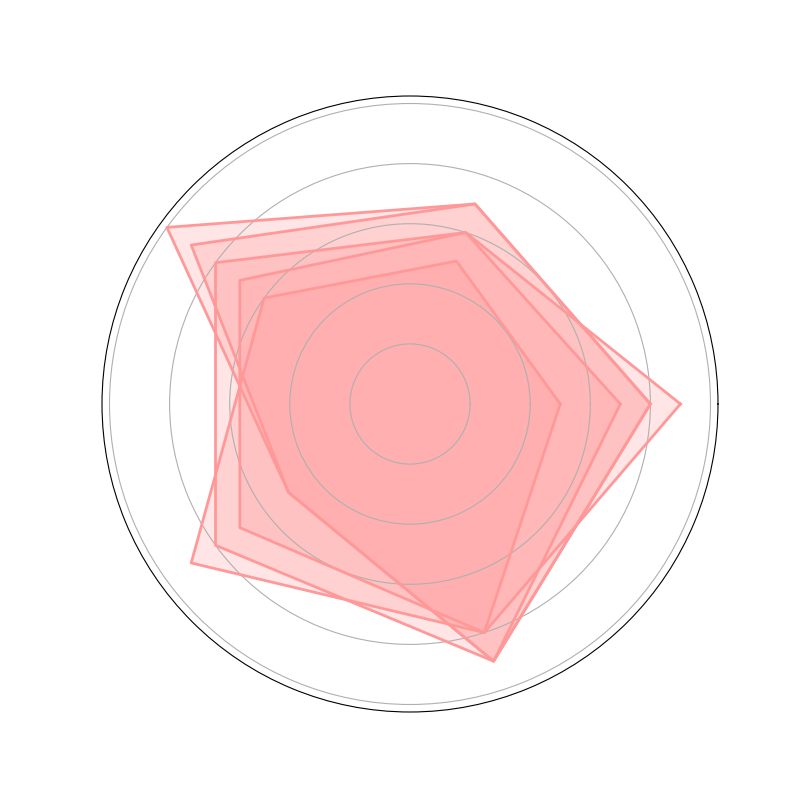

Recreate this plot in Python.
import numpy as np
import matplotlib.pyplot as plt

categories = ['Vitamin C', 'Fiber', 'Antioxidants', 'Natural Sugars', 'Water Content']
fruits = ['Apple', 'Banana', 'Orange', 'Strawberry', 'Blueberry']

data = {
    'Apple': [7, 6, 8, 8, 9],
    'Banana': [5, 5, 6, 9, 8],
    'Orange': [9, 6, 7, 7, 8],
    'Strawberry': [8, 7, 9, 5, 9],
    'Blueberry': [8, 7, 10, 5, 9]
}

num_vars = len(categories)

def create_radar_chart(ax, data, color):
    angles = np.linspace(0, 2 * np.pi, num_vars, endpoint=False).tolist()
    data += data[:1]
    angles += angles[:1]
    ax.fill(angles, data, color=color, alpha=0.25)
    ax.plot(angles, data, color=color, linewidth=2)
    ax.set_yticklabels([])
    ax.set_xticks([])

fig, ax = plt.subplots(figsize=(8, 8), subplot_kw=dict(polar=True))

single_color = '#FF9999'  # Chosen color for all data groups

for fruit in fruits:
    create_radar_chart(ax, data[fruit], single_color)

plt.show()
